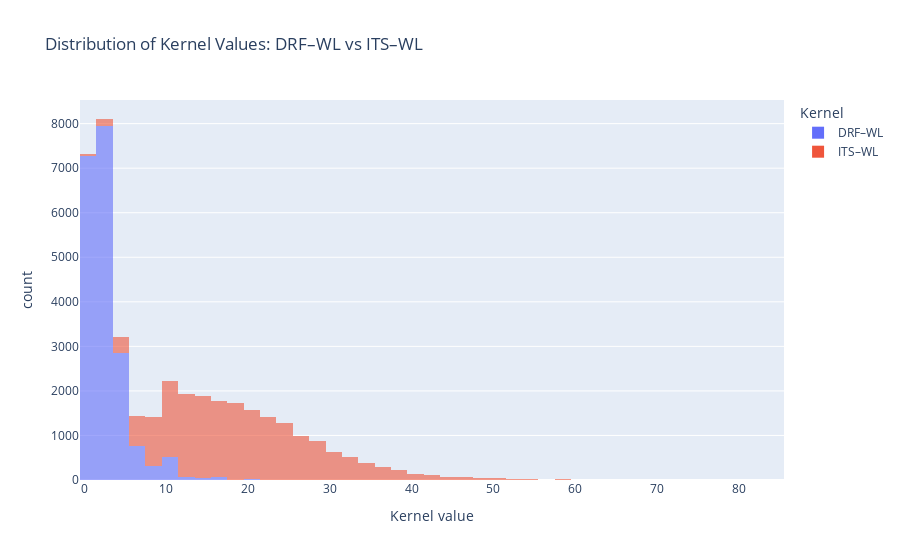

Notebook cell for this chart:
### Markdown cell above
## Histogramm: obere Dreieckswerte (DRF vs ITS)

### Code cell
fig = histogram_two_kernels(K_drf, K_its, name_a="DRF–WL", name_b="ITS–WL")
fig.show()

### Figure 1 — Plotly figure (JSON) as saved in the notebook; plotly's stock layout.template omitted (floating-point values rounded to 4 significant figures; data arrays with more than 128 entries replaced by an {"elided": "..."} marker saying what was removed)
{"data": [{"bingroup": "x", "hovertemplate": "Kernel=wide_variable_0<br>Kernel value=%{x}<br>count=%{y}<extra></extra>", "legendgroup": "wide_variable_0", "marker": {"color": "#636efa", "opacity": 0.6, "pattern": {"shape": ""}}, "name": "DRF–WL", "nbinsx": 50, "orientation": "v", "showlegend": true, "type": "histogram", "x": {"elided": "19900 float values"}, "xaxis": "x", "yaxis": "y"}, {"bingroup": "x", "hovertemplate": "Kernel=wide_variable_1<br>Kernel value=%{x}<br>count=%{y}<extra></extra>", "legendgroup": "wide_variable_1", "marker": {"color": "#EF553B", "opacity": 0.6, "pattern": {"shape": ""}}, "name": "ITS–WL", "nbinsx": 50, "orientation": "v", "showlegend": true, "type": "histogram", "x": {"elided": "19900 float values"}, "xaxis": "x", "yaxis": "y"}], "layout": {"barmode": "relative", "legend": {"title": {"text": "Kernel"}, "tracegroupgap": 0}, "title": {"text": "Distribution of Kernel Values: DRF–WL vs ITS–WL"}, "xaxis": {"anchor": "y", "domain": [0, 1], "title": {"text": "Kernel value"}}, "yaxis": {"anchor": "x", "domain": [0, 1], "title": {"text": "count"}}}}
